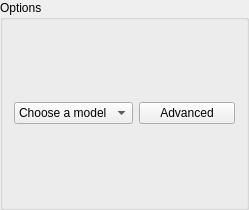
<?xml version="1.0" encoding="UTF-8"?>
<ui version="4.0">
 <class>options_group_box</class>
 <widget class="QGroupBox" name="options_group_box">
  <property name="geometry">
   <rect>
    <x>0</x>
    <y>0</y>
    <width>249</width>
    <height>210</height>
   </rect>
  </property>
  <property name="windowTitle">
   <string>Options</string>
  </property>
  <property name="title">
   <string>Options</string>
  </property>
  <layout class="QFormLayout" name="formLayout">
   <item row="0" column="0">
    <widget class="QComboBox" name="model_combo_box">
     <property name="sizePolicy">
      <sizepolicy hsizetype="Preferred" vsizetype="Expanding">
       <horstretch>0</horstretch>
       <verstretch>0</verstretch>
      </sizepolicy>
     </property>
     <property name="baseSize">
      <size>
       <width>0</width>
       <height>0</height>
      </size>
     </property>
     <item>
      <property name="text">
       <string>Choose a model</string>
      </property>
     </item>
     <item>
      <property name="text">
       <string>SIR</string>
      </property>
     </item>
     <item>
      <property name="text">
       <string>SEIR</string>
      </property>
     </item>
     <item>
      <property name="text">
       <string>SIRS</string>
      </property>
     </item>
    </widget>
   </item>
   <item row="0" column="1">
    <widget class="QPushButton" name="advanced_btn">
     <property name="text">
      <string>Advanced</string>
     </property>
    </widget>
   </item>
  </layout>
 </widget>
 <resources/>
 <connections/>
</ui>
